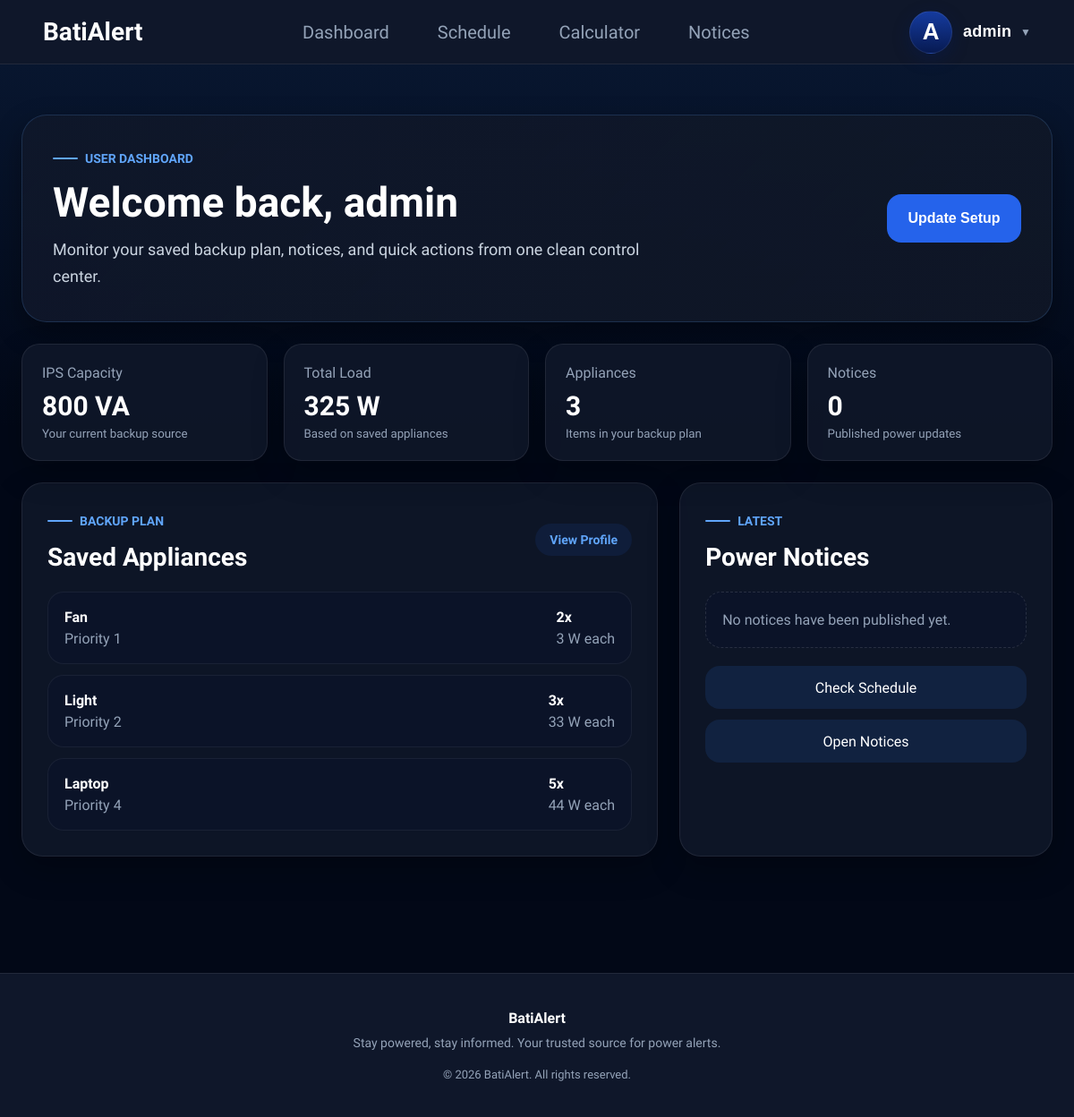
Page /users/dashboard/ (signed in) on the committed database.
### users/models.py (models this page shows, shortened)
class SavedSetup(models.Model):
    user = models.OneToOneField(
        User,
        on_delete=models.CASCADE
    )
    ips_capacity = models.IntegerField()

class SetupAppliance(models.Model):
    setup = models.ForeignKey(
        SavedSetup,
        on_delete=models.CASCADE,
        related_name="items"
    )
    appliance = models.ForeignKey(
        Appliance,
        on_delete=models.CASCADE
    )
    quantity = models.PositiveIntegerField()
    custom_watt = models.PositiveIntegerField(
        null=True,
        blank=True
    )
    priority = models.PositiveIntegerField()

### core/models.py (models this page shows, shortened)
class Appliance(models.Model):
    name = models.CharField(
        max_length=100
    )
    watt = models.IntegerField()

### users/views.py (the view)
@login_required(login_url="login")
def dashboard(request):
    setup = (
        SavedSetup.objects
        .filter(user=request.user)
        .prefetch_related("items__appliance")
        .first()
    )
    setup_items = []
    total_watt = 0
    if setup:
        setup_items = setup.items.all()
        for item in setup_items:
            watt = (
                item.custom_watt
                or item.appliance.watt
            )
            total_watt += (
                watt *
                item.quantity
            )
    notices = (
        Notice.objects
        .all()
        .order_by("-created_at")[:3]
    )
    context = {
        "setup": setup,
        "setup_items": setup_items,
        "total_watt": total_watt,
        "notice_count": Notice.objects.count(),
        "notices": notices,
    }
    return render(
        request,
        "dashboard.html",
        context
    )

### users/context_processors.py (called while the page is built)
def appliance_context(request):
    return {
        "appliances":
        Appliance.objects.all()
    }

### templates/dashboard.html
{% extends 'base.html' %}
{% block content %}
<section class="dashboard-section">
    <div class="dashboard-container">
        <div class="dashboard-hero">
            <div>
                <span class="home-kicker">User Dashboard</span>
                <h1>Welcome back, {{ request.user.username }}</h1>
                <p>Monitor your saved backup plan, notices, and quick actions from one clean control center.</p>
            </div>
            <button type="button" class="dashboard-setup-btn open-setup-modal">
                Update Setup
            </button>
        </div>
        <div class="dashboard-stats">
            <article class="dashboard-stat-card">
                <span>IPS Capacity</span>
                <strong>
                    {% if setup %}
                        {{ setup.ips_capacity }} VA
                    {% else %}
                        Not saved
                    {% endif %}
                </strong>
                <small>Your current backup source</small>
            </article>
            <article class="dashboard-stat-card">
                <span>Total Load</span>
                <strong>{{ total_watt }} W</strong>
                <small>Based on saved appliances</small>
            </article>
            <article class="dashboard-stat-card">
                <span>Appliances</span>
                <strong>{{ setup_items|length }}</strong>
                <small>Items in your backup plan</small>
            </article>
            <article class="dashboard-stat-card">
                <span>Notices</span>
                <strong>{{ notice_count }}</strong>
                <small>Published power updates</small>
            </article>
        </div>
        <div class="dashboard-grid">
            <section class="dashboard-panel">
                <div class="dashboard-panel-header">
                    <div>
                        <span class="home-kicker">Backup Plan</span>
                        <h2>Saved Appliances</h2>
                    </div>
                    <a href="{% url 'profile' %}" class="dashboard-link">View Profile</a>
                </div>
                <div class="dashboard-appliance-list">
                    {% for item in setup_items %}
                    <div class="dashboard-appliance-row">
                        <div>
                            <strong>{{ item.appliance.name }}</strong>
                            <span>Priority {{ item.priority }}</span>
                        </div>
                        <div>
                            <strong>{{ item.quantity }}x</strong>
                            <span>{{ item.custom_watt|default:item.appliance.watt }} W each</span>
                        </div>
                    </div>
                    {% empty %}
                    <div class="dashboard-empty">
                        <h3>No saved appliances yet</h3>
                        <p>Use the setup button to save your IPS capacity and essential appliances.</p>
                    </div>
                    {% endfor %}
                </div>
            </section>
            <aside class="dashboard-panel dashboard-side-panel">
                <div class="dashboard-panel-header">
                    <div>
                        <span class="home-kicker">Latest</span>
                        <h2>Power Notices</h2>
                    </div>
                </div>
                <div class="dashboard-notice-list">
                    {% for notice in notices %}
                    <a href="{% url 'notices' %}" class="dashboard-notice">
                        <strong>{{ notice.title }}</strong>
                        <span>{{ notice.created_at|date:"d M, Y" }}</span>
                    </a>
                    {% empty %}
                    <div class="dashboard-empty compact">
                        <p>No notices have been published yet.</p>
                    </div>
                    {% endfor %}
                </div>
                <div class="dashboard-quick-actions">
                    <a href="{% url 'schedule' %}">Check Schedule</a>
                    <a href="{% url 'notices' %}">Open Notices</a>
                </div>
            </aside>
        </div>
    </div>
</section>
{% endblock %}

### templates/navbar.html (shortened to what this page needs)
<nav class="navbar">
  <div class="navbar-left">
    <a href="{% url "home" %}"
       class="brand">
      <span class="brand-text">
        BatiAlert
      </span>
    </a>
  </div>
  <div class="navbar-center">
    <a href="{% url "dashboard" %}"
       class="nav-link protected-link">
        Dashboard
    </a>
    <a href="{% url "schedule" %}"
       class="nav-link protected-link">
        Schedule
    </a>
    <a href="#"
       class="nav-link protected-link">
        Calculator
    </a>
    <a href="{% url "notices" %}"
       class="nav-link protected-link">
        Notices
    </a>
</div>
  <div class="navbar-right">
    {% if request.user.is_authenticated %}
        <button
            id="profileBtn"
            class="profile-btn">
            <div class="profile-avatar">
                {{ request.user.username|first|upper }}
            </div>
            <span class="profile-name">
                {{ request.user.username }}
            </span>
           <span class="dropdown-arrow">
  ▼
</span>
        </button>
    {% endif %}
</div>
</nav>

### rows in the picture
SavedSetup: ips_capacity "800"
SetupAppliance: appliance.name "Fan", priority "1", quantity "2", custom_watt "3"
SetupAppliance: appliance.name "Light", priority "2", quantity "3", custom_watt "33"
SetupAppliance: appliance.name "Laptop", priority "4", quantity "5", custom_watt "44"

### other values in the picture
{{ request.user.username|first|upper }} "A"
{{ request.user.username }} "admin"
{{ total_watt }} "325"
{{ setup_items|length }} "3"
{{ notice_count }} "0"
